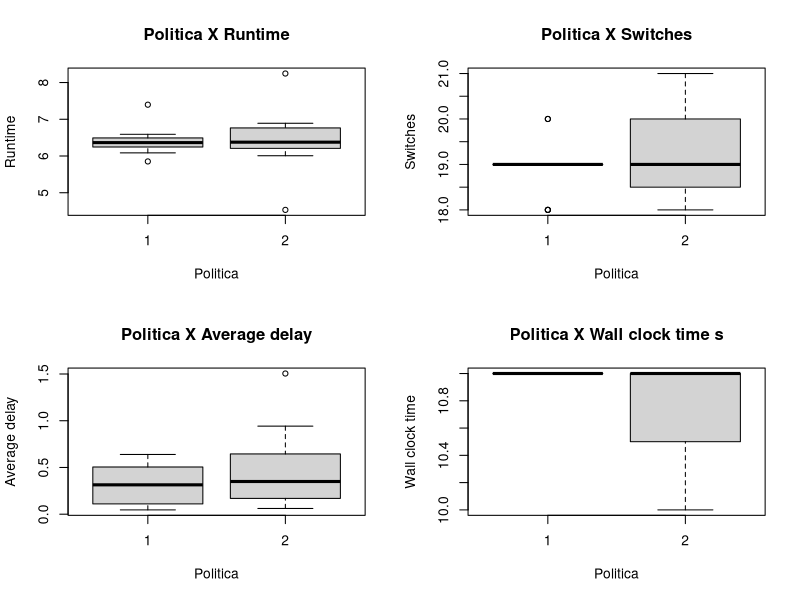

The R source for this figure:


mydata4 = read.csv("saidalab4.txt")
png('plot_lab4.png')

attach(mydata4)
par(mfrow=c(2,2))

boxplot(Runtime~Politica,data=mydata4, main="Politica X Runtime", 
        xlab="Politica", ylab="Runtime")
boxplot(Switches~Politica,data=mydata4, main="Politica X Switches", 
        xlab="Politica", ylab="Switches")
boxplot(Average.delay~Politica,data=mydata4, main="Politica X Average delay", 
        xlab="Politica", ylab="Average delay")
boxplot(Wall.clock.time~Politica,data=mydata4, main="Politica X Wall clock time s", 
        xlab="Politica", ylab="Wall clock time")

dev.off()


